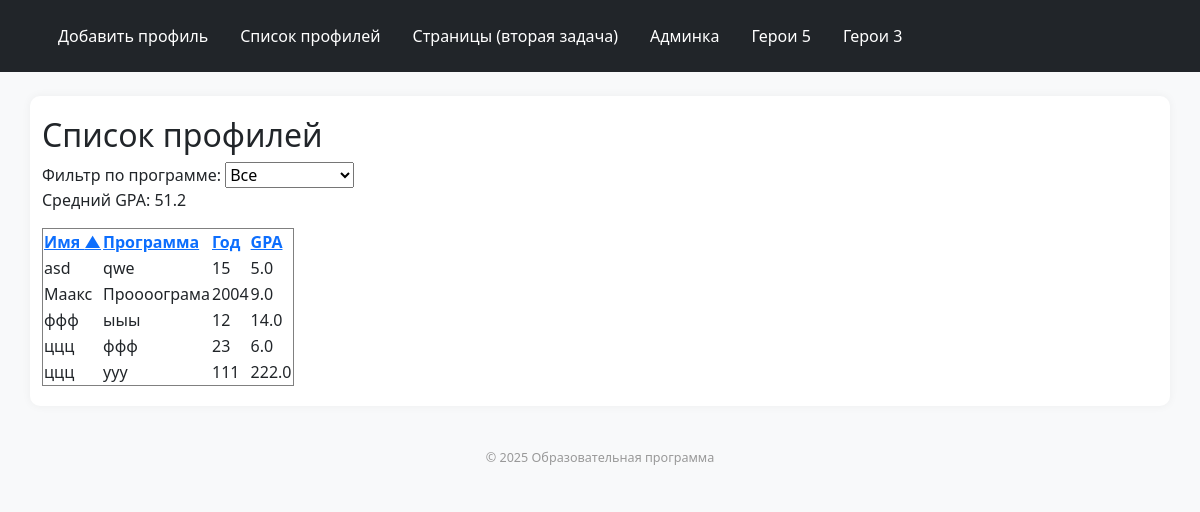
/profiles/, run on the app's committed database.
### site_content/models.py (models this page shows, shortened)
class PageContent(models.Model):
    title = models.CharField(max_length=200)
    slug = models.SlugField(unique=True)
    content = models.TextField()
    image = models.ImageField(upload_to='page_images/', blank=True, null=True)  # новое поле для картинки

### profile_app/models.py (models this page shows, shortened)
class StudentProfile(models.Model):
    name = models.CharField(max_length=100)
    program = models.CharField(max_length=100)
    year = models.IntegerField()
    gpa = models.FloatField()

### profile_app/views.py (the view)
# urls.py: path('profiles/', views.profiles_list, name='profiles_list'),
def profiles_list(request):
    sort_by = request.GET.get('sort', 'name')
    direction = request.GET.get('direction', 'asc')
    selected_program = request.GET.get('program', '')
    profiles = StudentProfile.objects.all()
    if selected_program:
        profiles = profiles.filter(program=selected_program)
    if direction == 'desc':
        order = '-' + sort_by
    else:
        order = sort_by
    profiles = profiles.order_by(order)
    avg_gpa = profiles.aggregate(Avg('gpa'))['gpa__avg']
    programs = StudentProfile.objects.values_list('program', flat=True).distinct()
    context = {
        'profiles': profiles,
        'avg_gpa': avg_gpa,
        'programs': programs,
        'selected_program': selected_program,
        'current_sort': sort_by,
        'current_direction': direction,
    }
    return render(request, 'profile_app/profiles_list.html', context)

### site_content/context_processors.py (called while the page is built)
def pages_menu(request):
    pages = PageContent.objects.all()
    return {'pages_menu': pages}

### profile_app/templates/profile_app/profiles_list.html (shortened to what this page needs)
{% extends "profile_app/base.html" %}
{% block content %}
<h2>Список профилей</h2>
<form method="get">
    <label>Фильтр по программе:
        <select name="program" onchange="this.form.submit()">
            <option value="">Все</option>
        </select>
    </label>
</form>
<p>Средний GPA: {{ avg_gpa|default:"Нет данных" }}</p>
<table border="1">
  <tr>
    <th>
      <a href="?sort=name&direction={% if current_sort == 'name' and current_direction == 'asc' %}desc{% else %}asc{% endif %}{% if selected_program %}&program={{ selected_program }}{% endif %}">
        Имя
        {% if current_sort == 'name' %}
          {% if current_direction == 'asc' %}▲{% else %}▼{% endif %}
        {% endif %}
      </a>
    </th>
    <th>
      <a href="?sort=program&direction={% if current_sort == 'program' and current_direction == 'asc' %}desc{% else %}asc{% endif %}{% if selected_program %}&program={{ selected_program }}{% endif %}">
        Программа
      </a>
    </th>
    <th>
      <a href="?sort=year&direction={% if current_sort == 'year' and current_direction == 'asc' %}desc{% else %}asc{% endif %}{% if selected_program %}&program={{ selected_program }}{% endif %}">
        Год
      </a>
    </th>
    <th>
      <a href="?sort=gpa&direction={% if current_sort == 'gpa' and current_direction == 'asc' %}desc{% else %}asc{% endif %}{% if selected_program %}&program={{ selected_program }}{% endif %}">
        GPA
      </a>
    </th>
  </tr>
  {% for p in profiles %}
  <tr>
    <td>{{ p.name }}</td>
    <td>{{ p.program }}</td>
    <td>{{ p.year }}</td>
    <td>{{ p.gpa }}</td>
  </tr>
  {% empty %}
  <tr><td colspan="4">Нет данных</td></tr>
  {% endfor %}
</table>
{% endblock %}

### profile_app/templates/profile_app/base.html (shortened to what this page needs)
{% load static %}
<!DOCTYPE html>
<html lang="ru">
<head>
    <link href="https://cdn.jsdelivr.net/npm/bootstrap@5.3.3/dist/css/bootstrap.min.css" rel="stylesheet">
    <link rel="stylesheet" href="{% static 'css/styles.css' %}">
</head>
<body>
    <header class="bg-dark text-white py-3 mb-4">
        <div class="container">
            <nav class="nav">
                <a class="nav-link text-white" href="{% url 'create_profile' %}">Добавить профиль</a>
                <a class="nav-link text-white" href="{% url 'profiles_list' %}">Список профилей</a>
                <a class="nav-link text-white" href="{% url 'pages_home' %}">Страницы (вторая задача)</a>
                <a class="nav-link text-white" href="/admin/">Админка</a>
                {% for page in pages_menu %}
                    <a class="nav-link text-white" href="{% url 'page_detail' slug=page.slug %}">{{ page.title }}</a>
                {% endfor %}
            </nav>
        </div>
    </header>
    <main class="container">
        {% block content %}
        {% endblock %}
    </main>
    <footer class="bg-light text-center py-3 mt-4">
        <small>© 2025 Образовательная программа</small>
    </footer>
</body>
</html>

### static/css/styles.css (style rules this page uses)
body { background-color: #f8f9fa; }
main { background-color: #ffffff; padding: 20px; border-radius: 10px; box-shadow: 0 0 10px rgba(0, 0, 0, 0.05); }
footer { text-align: center; padding: 10px; color: #999; font-size: 0.9em; margin-top: 40px; }

### data on the page
PageContent: title "Герои 5"
PageContent: title "Герои 3"
StudentProfile: name "asd", program "qwe", year "15", gpa "5.0"
StudentProfile: name "Маакс", program "Проооограма", year "2004", gpa "9.0"
StudentProfile: name "ффф", program "ыыы", year "12", gpa "14.0"
StudentProfile: name "ццц", program "ффф", year "23", gpa "6.0"
StudentProfile: name "ццц", program "ууу", year "111", gpa "222.0"

### other printed values
{{ avg_gpa|default:"Нет данных" }} "51.2"
